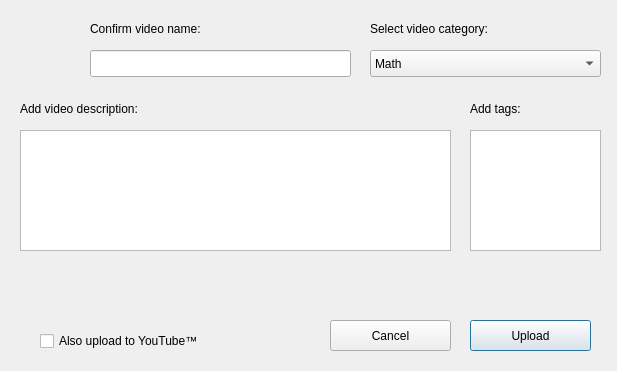
<?xml version="1.0" encoding="UTF-8"?>
<ui version="4.0">
 <class>Upload</class>
 <widget class="QDialog" name="Upload">
  <property name="geometry">
   <rect>
    <x>0</x>
    <y>0</y>
    <width>617</width>
    <height>371</height>
   </rect>
  </property>
  <property name="windowTitle">
   <string>Upload</string>
  </property>
  <widget class="QPushButton" name="pushButton_2">
   <property name="geometry">
    <rect>
     <x>470</x>
     <y>320</y>
     <width>121</width>
     <height>31</height>
    </rect>
   </property>
   <property name="text">
    <string>Upload</string>
   </property>
  </widget>
  <widget class="QLabel" name="label">
   <property name="geometry">
    <rect>
     <x>20</x>
     <y>10</y>
     <width>61</width>
     <height>71</height>
    </rect>
   </property>
   <property name="text">
    <string/>
   </property>
   <property name="pixmap">
    <pixmap resource="resources.qrc">:/icons/icons/logo-64.png</pixmap>
   </property>
  </widget>
  <widget class="QLabel" name="label_2">
   <property name="geometry">
    <rect>
     <x>30</x>
     <y>250</y>
     <width>201</width>
     <height>101</height>
    </rect>
   </property>
   <property name="cursor">
    <cursorShape>ArrowCursor</cursorShape>
   </property>
   <property name="text">
    <string/>
   </property>
   <property name="pixmap">
    <pixmap resource="resources.qrc">:/icons/icons/YouTube-logo-full_color.png</pixmap>
   </property>
   <property name="scaledContents">
    <bool>true</bool>
   </property>
  </widget>
  <widget class="QLabel" name="label_4">
   <property name="geometry">
    <rect>
     <x>370</x>
     <y>20</y>
     <width>191</width>
     <height>17</height>
    </rect>
   </property>
   <property name="text">
    <string>Select video category:</string>
   </property>
  </widget>
  <widget class="QCheckBox" name="checkBox">
   <property name="geometry">
    <rect>
     <x>40</x>
     <y>330</y>
     <width>211</width>
     <height>22</height>
    </rect>
   </property>
   <property name="text">
    <string>Also upload to YouTube™</string>
   </property>
  </widget>
  <widget class="QComboBox" name="comboBox">
   <property name="geometry">
    <rect>
     <x>370</x>
     <y>50</y>
     <width>231</width>
     <height>27</height>
    </rect>
   </property>
   <item>
    <property name="text">
     <string>Math</string>
    </property>
   </item>
   <item>
    <property name="text">
     <string>Languages</string>
    </property>
   </item>
   <item>
    <property name="text">
     <string>Biology</string>
    </property>
   </item>
   <item>
    <property name="text">
     <string>Astronomy</string>
    </property>
   </item>
   <item>
    <property name="text">
     <string>Geography</string>
    </property>
   </item>
   <item>
    <property name="text">
     <string>History</string>
    </property>
   </item>
   <item>
    <property name="text">
     <string>Computer Science</string>
    </property>
   </item>
   <item>
    <property name="text">
     <string>Physics</string>
    </property>
   </item>
   <item>
    <property name="text">
     <string>Chemistry</string>
    </property>
   </item>
   <item>
    <property name="text">
     <string>Economics</string>
    </property>
   </item>
   <item>
    <property name="text">
     <string>Eletronics</string>
    </property>
   </item>
   <item>
    <property name="text">
     <string>Other</string>
    </property>
   </item>
  </widget>
  <widget class="QTextEdit" name="textEdit">
   <property name="geometry">
    <rect>
     <x>20</x>
     <y>130</y>
     <width>431</width>
     <height>121</height>
    </rect>
   </property>
  </widget>
  <widget class="QLabel" name="label_5">
   <property name="geometry">
    <rect>
     <x>20</x>
     <y>100</y>
     <width>191</width>
     <height>17</height>
    </rect>
   </property>
   <property name="text">
    <string>Add video description:</string>
   </property>
  </widget>
  <widget class="QLabel" name="label_6">
   <property name="geometry">
    <rect>
     <x>470</x>
     <y>100</y>
     <width>91</width>
     <height>17</height>
    </rect>
   </property>
   <property name="text">
    <string>Add tags:</string>
   </property>
  </widget>
  <widget class="QTextEdit" name="textEdit_2">
   <property name="geometry">
    <rect>
     <x>470</x>
     <y>130</y>
     <width>131</width>
     <height>121</height>
    </rect>
   </property>
  </widget>
  <widget class="QLabel" name="label_7">
   <property name="geometry">
    <rect>
     <x>90</x>
     <y>20</y>
     <width>191</width>
     <height>17</height>
    </rect>
   </property>
   <property name="text">
    <string>Confirm video name:</string>
   </property>
  </widget>
  <widget class="QLineEdit" name="lineEdit">
   <property name="geometry">
    <rect>
     <x>90</x>
     <y>50</y>
     <width>261</width>
     <height>27</height>
    </rect>
   </property>
  </widget>
  <widget class="QPushButton" name="pushButton_3">
   <property name="geometry">
    <rect>
     <x>330</x>
     <y>320</y>
     <width>121</width>
     <height>31</height>
    </rect>
   </property>
   <property name="text">
    <string>Cancel</string>
   </property>
  </widget>
 </widget>
 <resources>
  <include location="resources.qrc"/>
 </resources>
 <connections/>
</ui>
